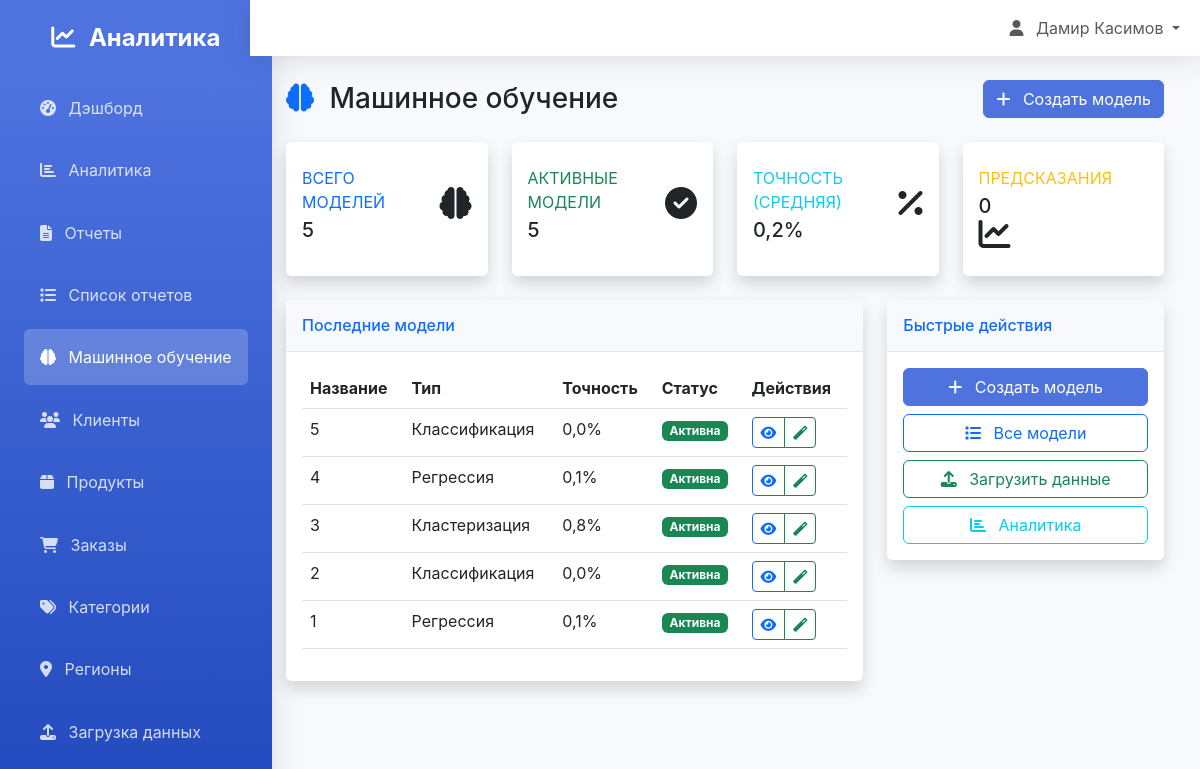
The app's page /ml/ (signed in), older data.
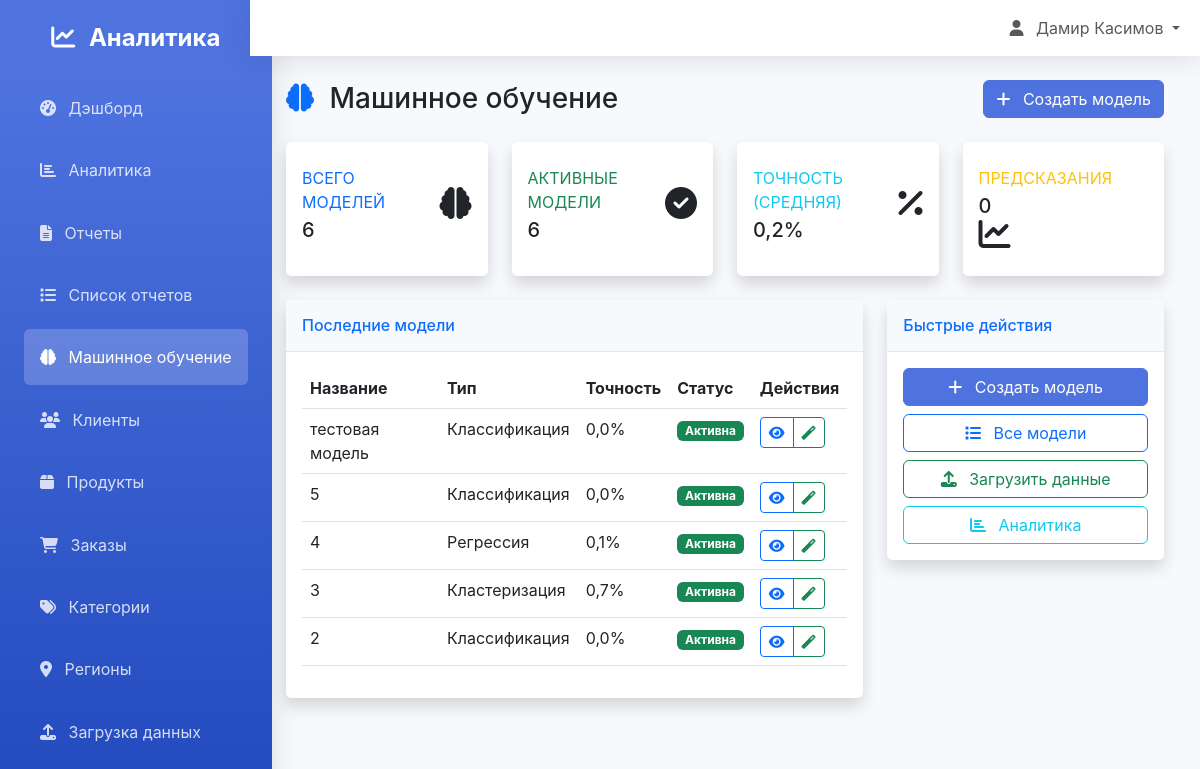
The same page, newer data.
### analytics/models.py (models this page shows, shortened)
class MLModel(models.Model):
    MODEL_TYPES = [
        ('classification', 'Классификация'),
        ('regression', 'Регрессия'),
        ('clustering', 'Кластеризация'),
        ('forecasting', 'Прогнозирование'),
    ]
    ALGORITHM_CHOICES = [
        ('random_forest', 'Random Forest'),
        ('linear_regression', 'Linear Regression'),
        ('logistic_regression', 'Logistic Regression'),
        ('kmeans', 'K-Means'),
        ('svm', 'Support Vector Machine'),
        ('neural_network', 'Neural Network'),
    ]
    name = models.CharField(max_length=200, verbose_name="Название модели")
    model_type = models.CharField(max_length=20, choices=MODEL_TYPES, verbose_name="Тип модели")
    description = models.TextField(blank=True, verbose_name="Описание")
    algorithm = models.CharField(max_length=100, choices=ALGORITHM_CHOICES, verbose_name="Алгоритм")
    accuracy = models.FloatField(null=True, blank=True, verbose_name="Точность")
    model_file = models.FileField(upload_to='ml_models/', blank=True, null=True, verbose_name="Файл модели")
    created_by = models.ForeignKey(User, on_delete=models.CASCADE, verbose_name="Создатель")
    created_at = models.DateTimeField(auto_now_add=True, verbose_name="Дата создания")
    last_trained = models.DateTimeField(null=True, blank=True, verbose_name="Последнее обучение")
    is_active = models.BooleanField(default=True, verbose_name="Активна")
    class Meta:
        verbose_name = "Модель ML"
        verbose_name_plural = "Модели ML"
        ordering = ['-created_at']

### ml_models/views.py (the view)
# urls.py: path('', views.ml_dashboard, name='dashboard'),
@login_required
def ml_dashboard(request):
    models = MLModel.objects.filter(created_by=request.user).order_by('-created_at')
    context = {
        'recent_models': models[:5],
        'total_models': models.count(),
        'active_models': models.filter(is_active=True).count(),
        'avg_accuracy': models.aggregate(avg=Avg('accuracy'))['avg'] or 0,
        'total_predictions': 0,  # Здесь можно добавить подсчет предсказаний
    }
    return render(request, 'ml_models/dashboard.html', context)

### templates/ml_models/dashboard.html (shortened to what the changed rows need)
{% extends 'base.html' %}
{% load static %}
{% block content %}
<div class="container-fluid">
    <div class="d-flex justify-content-between align-items-center mb-4">
        <h1 class="h3 mb-0">
            <i class="fas fa-brain text-primary me-2"></i>
            Машинное обучение
        </h1>
    </div>
    <div class="row">
        <div class="col-xl-3 col-md-6 mb-4">
            <div class="card border-left-primary shadow h-100 py-2">
                <div class="card-body">
                    <div class="row no-gutters align-items-center">
                        <div class="col mr-2">
                            <div class="text-xs font-weight-bold text-primary text-uppercase mb-1">
                                Всего моделей
                            </div>
                            <div class="h5 mb-0 font-weight-bold text-gray-800">
                                {{ total_models }}
                            </div>
                        </div>
                    </div>
                </div>
            </div>
        </div>
        <div class="col-xl-3 col-md-6 mb-4">
            <div class="card border-left-success shadow h-100 py-2">
                <div class="card-body">
                    <div class="row no-gutters align-items-center">
                        <div class="col mr-2">
                            <div class="text-xs font-weight-bold text-success text-uppercase mb-1">
                                Активные модели
                            </div>
                            <div class="h5 mb-0 font-weight-bold text-gray-800">
                                {{ active_models }}
                            </div>
                        </div>
                    </div>
                </div>
            </div>
        </div>
    </div>
    <div class="row">
        <div class="col-lg-8">
            <div class="card shadow mb-4">
                <div class="card-body">
                    {% if recent_models %}
                        <div class="table-responsive">
                            <table class="table table-hover">
                                <thead>
                                    <tr>
                                        <th>Название</th>
                                        <th>Тип</th>
                                        <th>Точность</th>
                                        <th>Статус</th>
                                        <th>Действия</th>
                                    </tr>
                                </thead>
                                <tbody>
                                    {% for model in recent_models %}
                                    <tr>
                                        <td>{{ model.name }}</td>
                                        <td>{{ model.get_model_type_display }}</td>
                                        <td>{{ model.accuracy|floatformat:1 }}%</td>
                                        <td>
                                            {% if model.is_active %}
                                                <span class="badge bg-success">Активна</span>
                                            {% else %}
                                                <span class="badge bg-secondary">Неактивна</span>
                                            {% endif %}
                                        </td>
                                        <td>
                                            <div class="btn-group" role="group">
                                                <a href="{% url 'ml_models:model_detail' model.pk %}"
                                                   class="btn btn-sm btn-outline-primary">
                                                    <i class="fas fa-eye"></i>
                                                </a>
                                                <a href="{% url 'ml_models:model_predict' model.pk %}"
                                                   class="btn btn-sm btn-outline-success">
                                                    <i class="fas fa-magic"></i>
                                                </a>
                                            </div>
                                        </td>
                                    </tr>
                                    {% endfor %}
                                </tbody>
                            </table>
                        </div>
                    {% endif %}
                </div>
            </div>
        </div>
    </div>
</div>
{% endblock %}

Row changes from the older to the newer data that the page shows:
no longer on this page (row unchanged): MLModel: name "1", model_type "Регрессия", accuracy "0,1", is_active "Активна"
added MLModel: name "тестовая модель", model_type "Классификация", accuracy "0,0", is_active "Активна"
changed MLModel "Кластеризация": accuracy "0,8" → "0,7"
Text that changed along with them:
{{ total_models }}: "5" → "6"
{{ active_models }}: "5" → "6"
